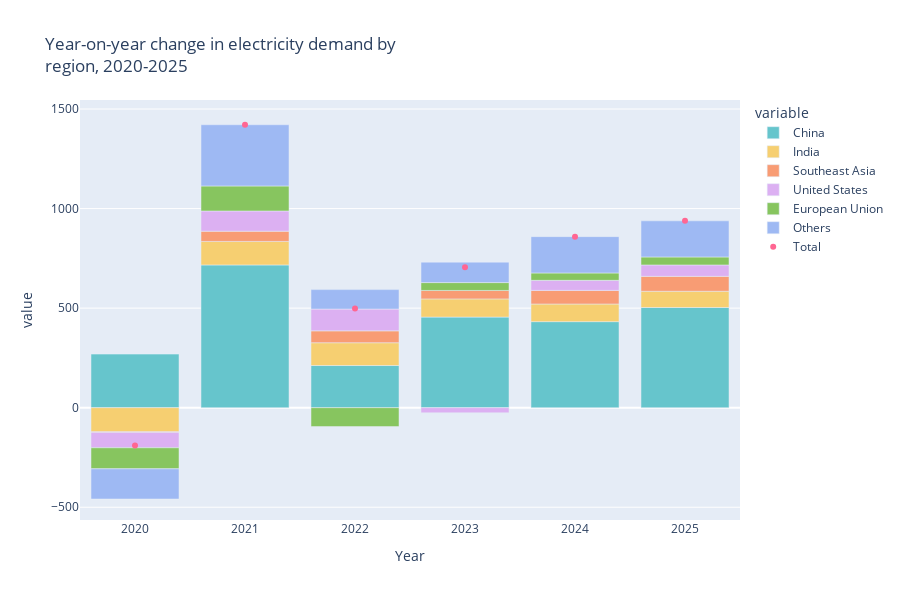

The cell this chart's notebook holds for it:
### Markdown cell above
2. The next stept is to add the information in the `'Totals'` column. We will do this by overlying a scatter over the bar chart in order to highlight the overall trend. To do this, call the method `add_scatter` on the `Figure` object. Note that we are setting `mode="markers",  so the scatter shows only the markers and not the lines connecting them

### Code cell
fig = px.bar(dta, x=dta.index, y=[ 'China', 'India', 'Southeast Asia', 'United States', 'European Union', 'Others'],
            hover_name=dta.index, 
            color_discrete_sequence= px.colors.qualitative.Pastel,
            height=600, width=900,
            title='Year-on-year change in electricity demand by <br>region, 2020-2025')

fig.add_scatter(x=dta.index, y=dta.Total, mode="markers", name="Total")

fig.show()

### Figure 1 — Plotly figure (JSON) as saved in the notebook; plotly's stock layout.template omitted (floating-point values rounded to 4 significant figures)
{"data": [{"alignmentgroup": "True", "hovertemplate": "<b>%{hovertext}</b><br><br>variable=China<br>Year=%{x}<br>value=%{y}<extra></extra>", "hovertext": [2020, 2021, 2022, 2023, 2024, 2025], "legendgroup": "China", "marker": {"color": "rgb(102, 197, 204)", "pattern": {"shape": ""}}, "name": "China", "offsetgroup": "China", "orientation": "v", "showlegend": true, "textposition": "auto", "type": "bar", "x": [2020, 2021, 2022, 2023, 2024, 2025], "xaxis": "x", "y": [269.1, 716.9, 211.8, 455, 432.2, 503.1], "yaxis": "y"}, {"alignmentgroup": "True", "hovertemplate": "<b>%{hovertext}</b><br><br>variable=India<br>Year=%{x}<br>value=%{y}<extra></extra>", "hovertext": [2020, 2021, 2022, 2023, 2024, 2025], "legendgroup": "India", "marker": {"color": "rgb(246, 207, 113)", "pattern": {"shape": ""}}, "name": "India", "offsetgroup": "India", "orientation": "v", "showlegend": true, "textposition": "auto", "type": "bar", "x": [2020, 2021, 2022, 2023, 2024, 2025], "xaxis": "x", "y": [-120.6, 118.1, 114.5, 91.4, 88.6, 81.7], "yaxis": "y"}, {"alignmentgroup": "True", "hovertemplate": "<b>%{hovertext}</b><br><br>variable=Southeast Asia<br>Year=%{x}<br>value=%{y}<extra></extra>", "hovertext": [2020, 2021, 2022, 2023, 2024, 2025], "legendgroup": "Southeast Asia", "marker": {"color": "rgb(248, 156, 116)", "pattern": {"shape": ""}}, "name": "Southeast Asia", "offsetgroup": "Southeast Asia", "orientation": "v", "showlegend": true, "textposition": "auto", "type": "bar", "x": [2020, 2021, 2022, 2023, 2024, 2025], "xaxis": "x", "y": [-3.5, 51.3, 59.6, 42.4, 68.3, 74.8], "yaxis": "y"}, {"alignmentgroup": "True", "hovertemplate": "<b>%{hovertext}</b><br><br>variable=United States<br>Year=%{x}<br>value=%{y}<extra></extra>", "hovertext": [2020, 2021, 2022, 2023, 2024, 2025], "legendgroup": "United States", "marker": {"color": "rgb(220, 176, 242)", "pattern": {"shape": ""}}, "name": "United States", "offsetgroup": "United States", "orientation": "v", "showlegend": true, "textposition": "auto", "type": "bar", "x": [2020, 2021, 2022, 2023, 2024, 2025], "xaxis": "x", "y": [-77.3, 101.6, 109.5, -25.9, 50.5, 57.3], "yaxis": "y"}, {"alignmentgroup": "True", "hovertemplate": "<b>%{hovertext}</b><br><br>variable=European Union<br>Year=%{x}<br>value=%{y}<extra></extra>", "hovertext": [2020, 2021, 2022, 2023, 2024, 2025], "legendgroup": "European Union", "marker": {"color": "rgb(135, 197, 95)", "pattern": {"shape": ""}}, "name": "European Union", "offsetgroup": "European Union", "orientation": "v", "showlegend": true, "textposition": "auto", "type": "bar", "x": [2020, 2021, 2022, 2023, 2024, 2025], "xaxis": "x", "y": [-105.8, 125.6, -94.9, 39.5, 37, 40], "yaxis": "y"}, {"alignmentgroup": "True", "hovertemplate": "<b>%{hovertext}</b><br><br>variable=Others<br>Year=%{x}<br>value=%{y}<extra></extra>", "hovertext": [2020, 2021, 2022, 2023, 2024, 2025], "legendgroup": "Others", "marker": {"color": "rgb(158, 185, 243)", "pattern": {"shape": ""}}, "name": "Others", "offsetgroup": "Others", "orientation": "v", "showlegend": true, "textposition": "auto", "type": "bar", "x": [2020, 2021, 2022, 2023, 2024, 2025], "xaxis": "x", "y": [-151.4, 307.5, 97.6, 102.6, 182.5, 181.5], "yaxis": "y"}, {"mode": "markers", "name": "Total", "type": "scatter", "x": [2020, 2021, 2022, 2023, 2024, 2025], "y": [-189.5, 1421, 498.1, 705, 859.1, 938.4]}], "layout": {"barmode": "relative", "height": 600, "legend": {"title": {"text": "variable"}, "tracegroupgap": 0}, "title": {"text": "Year-on-year change in electricity demand by <br>region, 2020-2025"}, "width": 900, "xaxis": {"anchor": "y", "domain": [0, 1], "title": {"text": "Year"}}, "yaxis": {"anchor": "x", "domain": [0, 1], "title": {"text": "value"}}}}
